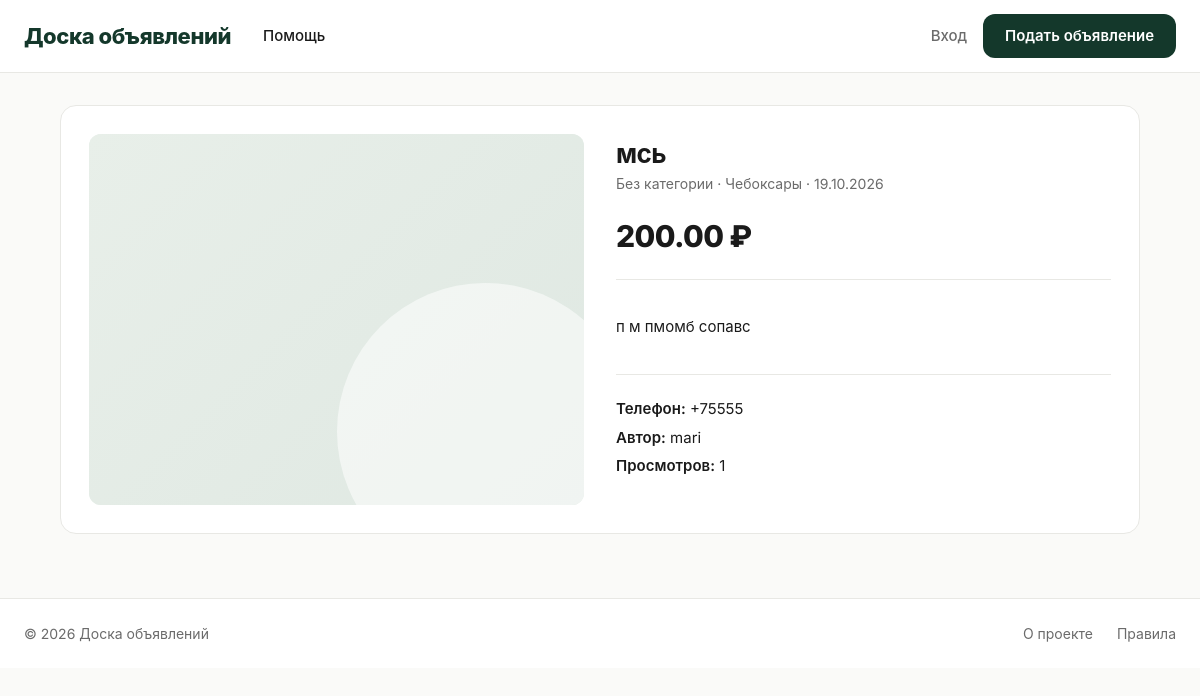
The page /ad/мсь/ on the database its author committed.
### ads/models.py (models this page shows, shortened)
class Ad(models.Model):
    STATUS_CHOICES = [
        ('draft', 'Черновик'),
        ('published', 'Опубликовано'),
        ('archived', 'В архиве'),
    ]
    title = models.CharField('Заголовок', max_length=200)
    slug = models.SlugField('URL', max_length=220, unique=True, blank=True, allow_unicode=True)
    description = models.TextField('Описание')
    price = models.DecimalField('Цена', max_digits=12, decimal_places=2)
    image = models.ImageField('Изображение', upload_to='ads/%Y/%m/', blank=True, null=True)
    category = models.ForeignKey(
        Category, on_delete=models.SET_NULL, null=True, blank=True,
        related_name='ads', verbose_name='Категория'
    )
    author = models.ForeignKey(
        User, on_delete=models.CASCADE, related_name='ads', verbose_name='Автор'
    )
    phone = models.CharField('Телефон', max_length=20)
    city = models.CharField('Город', max_length=100)
    status = models.CharField('Статус', max_length=20, choices=STATUS_CHOICES, default='published')
    is_moderated = models.BooleanField('Проверено модератором', default=False)
    views = models.PositiveIntegerField('Просмотры', default=0)
    created_at = models.DateTimeField('Создано', auto_now_add=True)
    updated_at = models.DateTimeField('Обновлено', auto_now=True)
    objects = AdQuerySet.as_manager()
    class Meta:
        verbose_name = 'Объявление'
        verbose_name_plural = 'Объявления'
        ordering = ['-created_at']
        indexes = [
            models.Index(fields=['-created_at']),
            models.Index(fields=['status', 'is_moderated']),
        ]

### ads/views.py (the view)
# urls.py: path('ad/<str:slug>/', views.ad_detail, name='ad_detail'),
def ad_detail(request, slug):
    ad = get_object_or_404(Ad.objects.select_related('category', 'author'), slug=slug)
    allowed = (
        ad.status == 'published' and ad.is_moderated
        or request.user == ad.author
        or request.user.is_staff
    )
    if not allowed:
        messages.error(request, 'Объявление недоступно')
        return redirect('ads:ad_list')
    Ad.objects.filter(pk=ad.pk).update(views=F('views') + 1)
    ad.refresh_from_db()
    return render(request, 'ads/ad_detail.html', {
        'ad': ad,
        'similar': Ad.objects.published().filter(category=ad.category).exclude(pk=ad.pk)[:4]
            if ad.category else Ad.objects.none(),
    })

### ads/context_processors.py (called while the page is built, shortened)
def counters(request):
    if not request.user.is_authenticated:
        return {}

### templates/ads/ad_detail.html (shortened to what this page needs)
{% extends 'base.html' %}
{% load ads_extras %}
{% block content %}
<div class="container">
    <div class="ad-detail">
        <div class="ad-detail-card">
            <div class="ad-detail-image">
                {% if ad.image %}
                    <img src="{{ ad.image.url }}" alt="{{ ad.title }}">
                {% else %}
                    <div class="ad-image-placeholder"></div>
                {% endif %}
            </div>
            <div class="ad-detail-info">
                <div class="detail-head">
                    <h1>{{ ad.title }}</h1>
                </div>
                <div class="detail-meta">
                    {{ ad.category.name|default:"Без категории" }}
                    {% if ad.city %} · {{ ad.city }}{% endif %}
                    · {{ ad.created_at|date:"d.m.Y" }}
                </div>
                <div class="detail-price">{{ ad.price }} ₽</div>
                <div class="detail-desc">{{ ad.description|linebreaks }}</div>
                <div class="detail-contact">
                    <div><strong>Телефон:</strong> {{ ad.phone }}</div>
                    <div><strong>Автор:</strong> {{ ad.author.username }}</div>
                    <div><strong>Просмотров:</strong> {{ ad.views }}</div>
                </div>
            </div>
        </div>
    </div>
</div>
{% endblock %}

### static/css/style.css (style rules this page uses)
:root { --green-900: #14382b; --green-800: #1a4635; --green-700: #1f5540; --green-600: #26694f; --green-500: #2e7d5f; --green-50: #eef4f0; --bg: #fafaf8; --surface: #ffffff; --line: #e8e8e4; --text: #1a1a1a; --text-2: #6b6b6b; --text-3: #9a9a9a; --radius-sm: 8px; --radius: 12px; --radius-lg: 16px; --radius-xl: 20px; --shadow-sm: 0 1px 2px rgba(20,56,43,.04); --shadow: 0 2px 12px rgba(20,56,43,.06); --shadow-lg: 0 8px 28px rgba(20,56,43,.10); --font: 'Inter', -apple-system, BlinkMacSystemFont, 'Segoe UI', sans-serif; }
*, *::before, *::after { box-sizing: border-box; }
html, body { margin: 0; padding: 0; font-family: var(--font); background: var(--bg); color: var(--text); font-size: 15px; line-height: 1.5; -webkit-font-smoothing: antialiased; }
.container { max-width: 1240px; margin: 0 auto; padding: 0 24px; }
.ad-image-placeholder { width: 100%; height: 100%; background: linear-gradient(135deg, #e8efe9 0%, #dfe8e2 100%); position: relative; overflow: hidden; }
.ad-image-placeholder::after { content: ''; position: absolute; bottom: -20%; right: -10%; width: 60%; aspect-ratio: 1; background: rgba(255,255,255,.55); border-radius: 50%; }
.ad-detail { max-width: 1080px; margin: 32px auto 64px; }
.ad-detail-card { display: grid; grid-template-columns: 1fr 1fr; gap: 32px; background: var(--surface); border: 1px solid var(--line); border-radius: var(--radius-lg); padding: 28px; }
.ad-detail-image { aspect-ratio: 4 / 3; border-radius: var(--radius); overflow: hidden; background: #e9efeb; }
.ad-detail h1 { font-size: 26px; font-weight: 700; margin: 0 0 6px; letter-spacing: -.02em; }
.ad-detail .detail-price { font-size: 30px; font-weight: 800; color: var(--text); margin: 12px 0; letter-spacing: -.02em; }
.ad-detail .detail-meta { color: var(--text-2); font-size: 14px; margin-bottom: 20px; }
.ad-detail .detail-desc { padding: 20px 0; border-top: 1px solid var(--line); border-bottom: 1px solid var(--line); margin: 20px 0; line-height: 1.6; }
.ad-detail .detail-contact { font-size: 15px; line-height: 1.9; }
.ad-detail .detail-contact strong { font-weight: 600; }
.detail-head { display: flex; align-items: flex-start; justify-content: space-between; gap: 16px; }
.detail-head h1 { margin: 0; flex: 1; }

### rows shown on the page
Ad: title "мсь", category.name "Без категории", city "Чебоксары", created_at "19.10.2026", price "200.00", description "п м пмомб сопавс", phone "+75555", author.username "mari", views "1"
